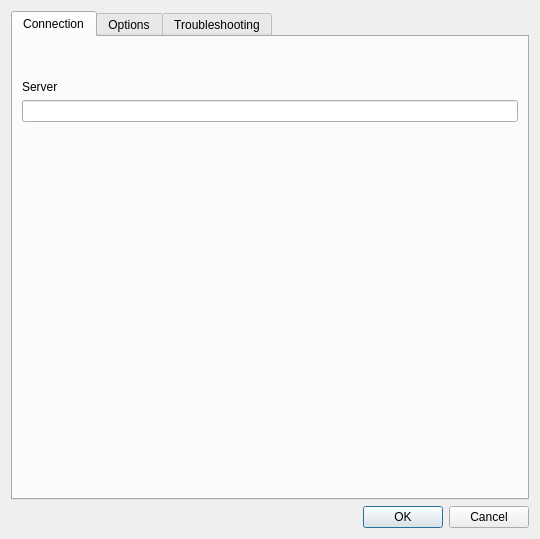
<?xml version="1.0" encoding="UTF-8"?>
<ui version="4.0">
 <class>Settings</class>
 <widget class="QDialog" name="Settings">
  <property name="geometry">
   <rect>
    <x>0</x>
    <y>0</y>
    <width>540</width>
    <height>539</height>
   </rect>
  </property>
  <property name="minimumSize">
   <size>
    <width>540</width>
    <height>500</height>
   </size>
  </property>
  <property name="windowTitle">
   <string>Settings</string>
  </property>
  <property name="modal">
   <bool>true</bool>
  </property>
  <layout class="QVBoxLayout" name="verticalLayout">
   <item>
    <widget class="QTabWidget" name="tabWidget">
     <property name="currentIndex">
      <number>0</number>
     </property>
     <widget class="QWidget" name="tab">
      <attribute name="title">
       <string>Connection</string>
      </attribute>
      <layout class="QVBoxLayout" name="verticalLayout_3">
       <item>
        <widget class="QLabel" name="confMsg">
         <property name="text">
          <string notr="true">&lt;html&gt;&lt;head/&gt;&lt;body&gt;&lt;p&gt;&lt;br/&gt;&lt;/p&gt;&lt;/body&gt;&lt;/html&gt;</string>
         </property>
         <property name="textInteractionFlags">
          <set>Qt::LinksAccessibleByMouse|Qt::TextSelectableByMouse</set>
         </property>
        </widget>
       </item>
       <item>
        <widget class="QLabel" name="label">
         <property name="minimumSize">
          <size>
           <width>60</width>
           <height>0</height>
          </size>
         </property>
         <property name="text">
          <string>Server</string>
         </property>
        </widget>
       </item>
       <item>
        <widget class="QLineEdit" name="txtServer">
         <property name="placeholderText">
          <string/>
         </property>
        </widget>
       </item>
       <item>
        <layout class="QVBoxLayout" name="verticalLayout_2"/>
       </item>
       <item>
        <spacer name="verticalSpacer">
         <property name="orientation">
          <enum>Qt::Vertical</enum>
         </property>
         <property name="sizeHint" stdset="0">
          <size>
           <width>20</width>
           <height>40</height>
          </size>
         </property>
        </spacer>
       </item>
      </layout>
     </widget>
     <widget class="QWidget" name="tab_2">
      <attribute name="title">
       <string>Options</string>
      </attribute>
      <layout class="QGridLayout" name="gridLayout">
       <item row="6" column="1">
        <widget class="QComboBox" name="comboBoxTheme">
         <property name="sizePolicy">
          <sizepolicy hsizetype="MinimumExpanding" vsizetype="Fixed">
           <horstretch>0</horstretch>
           <verstretch>0</verstretch>
          </sizepolicy>
         </property>
         <item>
          <property name="text">
           <string>default</string>
          </property>
         </item>
         <item>
          <property name="text">
           <string>blue</string>
          </property>
         </item>
         <item>
          <property name="text">
           <string>light</string>
          </property>
         </item>
         <item>
          <property name="text">
           <string>dark</string>
          </property>
         </item>
        </widget>
       </item>
       <item row="2" column="0" colspan="2">
        <widget class="QCheckBox" name="chkFetchPrices">
         <property name="text">
          <string>Fetch SAFE / USD prices</string>
         </property>
        </widget>
       </item>
       <item row="0" column="0" colspan="2">
        <widget class="QCheckBox" name="chkCheckUpdates">
         <property name="text">
          <string>Check github for updates at startup</string>
         </property>
        </widget>
       </item>
       <item row="1" column="0" colspan="2">
        <widget class="QLabel" name="label_8">
         <property name="text">
          <string>Connect to github on startup to check for updates</string>
         </property>
        </widget>
       </item>
       <item row="6" column="0">
        <widget class="QLabel" name="label_20">
         <property name="sizePolicy">
          <sizepolicy hsizetype="Preferred" vsizetype="Preferred">
           <horstretch>0</horstretch>
           <verstretch>0</verstretch>
          </sizepolicy>
         </property>
         <property name="text">
          <string>Theme</string>
         </property>
         <property name="alignment">
          <set>Qt::AlignRight|Qt::AlignTrailing|Qt::AlignVCenter</set>
         </property>
        </widget>
       </item>
       <item row="8" column="0" colspan="2">
        <spacer name="verticalSpacer_2">
         <property name="orientation">
          <enum>Qt::Vertical</enum>
         </property>
         <property name="sizeHint" stdset="0">
          <size>
           <width>20</width>
           <height>40</height>
          </size>
         </property>
        </spacer>
       </item>
       <item row="7" column="0" colspan="2">
        <widget class="Line" name="line_2">
         <property name="sizePolicy">
          <sizepolicy hsizetype="Minimum" vsizetype="Fixed">
           <horstretch>0</horstretch>
           <verstretch>0</verstretch>
          </sizepolicy>
         </property>
         <property name="orientation">
          <enum>Qt::Horizontal</enum>
         </property>
        </widget>
       </item>
       <item row="3" column="0" colspan="2">
        <widget class="QLabel" name="label_10">
         <property name="text">
          <string>Connect to the internet to fetch Safecoin prices</string>
         </property>
        </widget>
       </item>
      </layout>
     </widget>
     <widget class="QWidget" name="tab_3">
      <attribute name="title">
       <string>Troubleshooting</string>
      </attribute>
      <layout class="QGridLayout" name="gridLayout_2">
       <item row="5" column="0">
        <spacer name="verticalSpacer_3">
         <property name="orientation">
          <enum>Qt::Vertical</enum>
         </property>
         <property name="sizeHint" stdset="0">
          <size>
           <width>20</width>
           <height>40</height>
          </size>
         </property>
        </spacer>
       </item>
       <item row="2" column="0">
        <widget class="Line" name="line_3">
         <property name="orientation">
          <enum>Qt::Horizontal</enum>
         </property>
        </widget>
       </item>
       <item row="1" column="0">
        <widget class="QLabel" name="label_9">
         <property name="text">
          <string>Rescan the blockchain for any missing wallet transactions and to correct your wallet balance. This may take several hours. You need to restart SafeWallet for this to take effect</string>
         </property>
         <property name="wordWrap">
          <bool>true</bool>
         </property>
        </widget>
       </item>
       <item row="0" column="0">
        <widget class="QCheckBox" name="chkRescan">
         <property name="text">
          <string>Rescan</string>
         </property>
        </widget>
       </item>
      </layout>
     </widget>
    </widget>
   </item>
   <item>
    <widget class="QDialogButtonBox" name="buttonBox">
     <property name="orientation">
      <enum>Qt::Horizontal</enum>
     </property>
     <property name="standardButtons">
      <set>QDialogButtonBox::Cancel|QDialogButtonBox::Ok</set>
     </property>
    </widget>
   </item>
  </layout>
 </widget>
 <resources/>
 <connections>
  <connection>
   <sender>buttonBox</sender>
   <signal>accepted()</signal>
   <receiver>Settings</receiver>
   <slot>accept()</slot>
   <hints>
    <hint type="sourcelabel">
     <x>248</x>
     <y>254</y>
    </hint>
    <hint type="destinationlabel">
     <x>157</x>
     <y>274</y>
    </hint>
   </hints>
  </connection>
  <connection>
   <sender>buttonBox</sender>
   <signal>rejected()</signal>
   <receiver>Settings</receiver>
   <slot>reject()</slot>
   <hints>
    <hint type="sourcelabel">
     <x>316</x>
     <y>260</y>
    </hint>
    <hint type="destinationlabel">
     <x>286</x>
     <y>274</y>
    </hint>
   </hints>
  </connection>
 </connections>
</ui>
